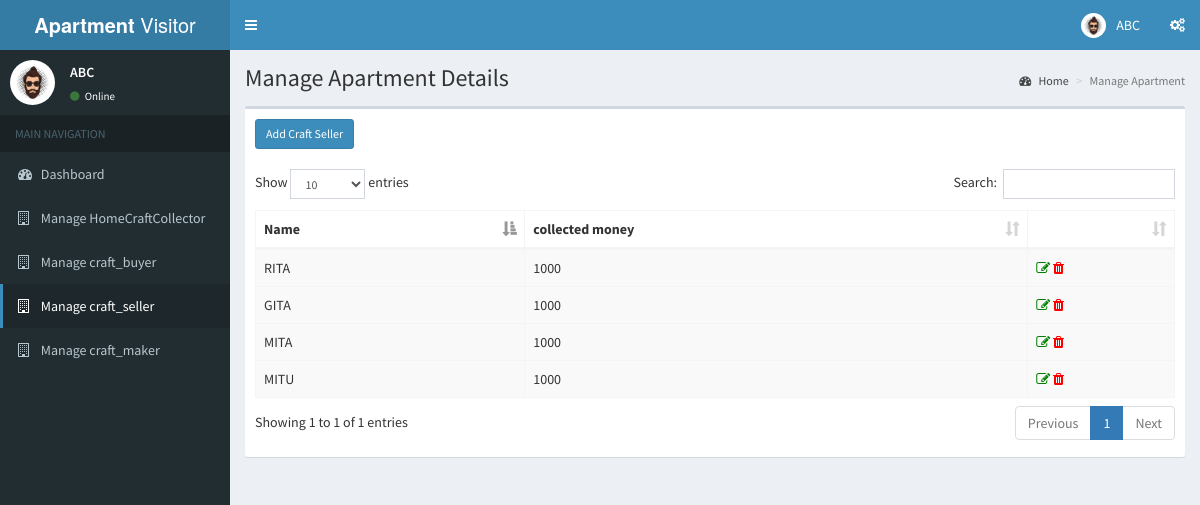
/crs.php (signed in), run on the app's committed database.
### tables this page shows
create table craft_seller(
    cs_id int(3) not null,
    collected_money int(10) not null,
    primary key(cs_id),
    foreign key(cs_id) references Employee(empID)
);

create table Employee(
    empID int(3) not null,
    empName varchar(20),
    emp_address varchar(60),
    salary int(7),
    email varchar(20),
    Emp_phone_no int(11),
    primary key(empID)
);

### crs.php (the view, shortened to what this page needs)
<?php
  include('includes/dbconn.php');
  if (strlen($_SESSION['avmsaid']==0)) {
   header('location:logout.php');
   } else {
?>
<!DOCTYPE html>
<html>
<head>
  <link rel="stylesheet" href="bower_components/bootstrap/dist/css/bootstrap.min.css">
  <link rel="stylesheet" href="bower_components/font-awesome/css/font-awesome.min.css">
  <link rel="stylesheet" href="bower_components/Ionicons/css/ionicons.min.css">
  <link rel="stylesheet" href="dist/css/AdminLTE.min.css">
  <link rel="stylesheet" href="dist/css/skins/_all-skins.min.css">
  <link rel="stylesheet" href="bower_components/datatables.net-bs/css/dataTables.bootstrap.min.css">
</head>
<body class="hold-transition skin-blue sidebar-mini">
<div class="wrapper">
    <?php include 'includes/header.php'?>
    <?php $page='crs'; include 'includes/sidebar1.php'?>
  <div class="content-wrapper">
    <section class="content-header">
      <h1>
        Manage Apartment Details
      </h1>
      <ol class="breadcrumb">
        <li><a href="dashboard1.php"><i class="fa fa-dashboard"></i> Home</a></li>
        <li class="active">Manage Apartment</li>
      </ol>
    </section>
    <section class="content">
    <div class="row">
        <div class="col-xs-12">
          <div class="box">
            <div class="box-header">
              <h3 class="box-title"><a href="add-crs.php"><button type="button" class="btn btn-block btn-primary btn-sm">Add Craft Seller</button></a></h3>
            </div>
            <div class="box-body">
              <table id="example1" class="table table-bordered table-hover table-striped">
                <thead>
                <tr>
                <th>Name </th>
                  <th>collected money</th>
                  <th></th>
                </tr>
                </thead>
                <?php
                $ret=mysqli_query($con,"SELECT * from Employee join craft_seller  on  Employee. empID = craft_seller. cs_id;");
                while ($row=mysqli_fetch_array($ret)) {
                ?>
                <tbody>
                <tr>
                  <td><?php echo $row['empName'];?></td>
                  <td><?php echo $row['collected_money'];?></td>
                  <td><a href="edit-apartment.php?editid=<?php echo $row['ID'];?>" title="View Full Details"><i class="fa fa-edit" style="color:green;"></i></a>
                  <a href="remove-apartment.php?editid=<?php echo $row['ID'];?>" title="View Full Details"><i class="fa fa-trash" style="color:red;"></i></a></td>
                </tr>
                <?php
                }?>
                </tbody>
              </table>
            </div>
          </div>
        </div>
      </div>
    </section>
  </div>
</div>
</body>
</html>
<?php } ?>

### data on the page
craft_seller: cs_id.empName "RITA", collected_money "1000"
craft_seller: cs_id.empName "GITA", collected_money "1000"
craft_seller: cs_id.empName "MITA", collected_money "1000"
craft_seller: cs_id.empName "MITU", collected_money "1000"

### other printed values
$name "ABC"
